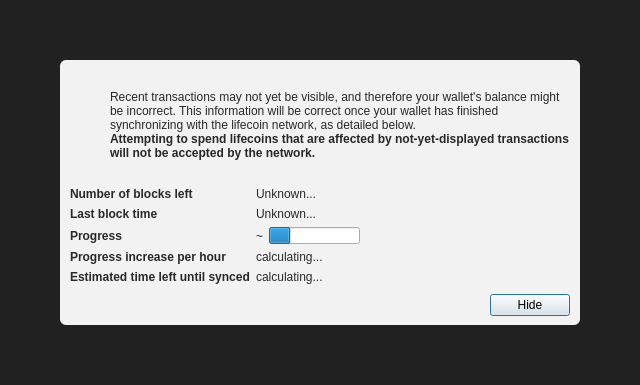
<?xml version="1.0" encoding="UTF-8"?>
<ui version="4.0">
 <class>ModalOverlay</class>
 <widget class="ModalOverlay" name="ModalOverlay">
  <property name="geometry">
   <rect>
    <x>0</x>
    <y>0</y>
    <width>640</width>
    <height>385</height>
   </rect>
  </property>
  <property name="windowTitle">
   <string>Form</string>
  </property>
  <layout class="QVBoxLayout" name="verticalLayout" stretch="0">
   <property name="sizeConstraint">
    <enum>QLayout::SetDefaultConstraint</enum>
   </property>
   <property name="leftMargin">
    <number>0</number>
   </property>
   <property name="topMargin">
    <number>0</number>
   </property>
   <property name="rightMargin">
    <number>0</number>
   </property>
   <property name="bottomMargin">
    <number>0</number>
   </property>
   <item>
    <widget class="QWidget" name="bgWidget" native="true">
     <property name="styleSheet">
      <string notr="true">#bgWidget { background: rgba(0,0,0,220); }</string>
     </property>
     <layout class="QVBoxLayout" name="verticalLayoutMain" stretch="1">
      <property name="leftMargin">
       <number>60</number>
      </property>
      <property name="topMargin">
       <number>60</number>
      </property>
      <property name="rightMargin">
       <number>60</number>
      </property>
      <property name="bottomMargin">
       <number>60</number>
      </property>
      <item>
       <widget class="QWidget" name="contentWidget" native="true">
        <property name="styleSheet">
         <string notr="true">#contentWidget { background: rgba(255,255,255,240); border-radius: 6px; }

QLabel { color: rgb(40,40,40);  }</string>
        </property>
        <layout class="QVBoxLayout" name="verticalLayoutSub" stretch="1,0,0,0">
         <property name="spacing">
          <number>0</number>
         </property>
         <property name="leftMargin">
          <number>10</number>
         </property>
         <property name="topMargin">
          <number>10</number>
         </property>
         <property name="rightMargin">
          <number>10</number>
         </property>
         <property name="bottomMargin">
          <number>10</number>
         </property>
         <item>
          <layout class="QHBoxLayout" name="horizontalLayoutIconText" stretch="0,1">
           <property name="topMargin">
            <number>20</number>
           </property>
           <item>
            <layout class="QVBoxLayout" name="verticalLayoutIcon">
             <property name="leftMargin">
              <number>0</number>
             </property>
             <item>
              <widget class="QPushButton" name="warningIcon">
               <property name="enabled">
                <bool>false</bool>
               </property>
               <property name="text">
                <string/>
               </property>
               <property name="icon">
                <iconset>
                 <normaloff>:/icons/warning</normaloff>
                 <disabledoff>:/icons/warning</disabledoff>:/icons/warning</iconset>
               </property>
               <property name="iconSize">
                <size>
                 <width>48</width>
                 <height>48</height>
                </size>
               </property>
               <property name="flat">
                <bool>true</bool>
               </property>
              </widget>
             </item>
             <item>
              <spacer name="verticalSpacerWarningIcon">
               <property name="orientation">
                <enum>Qt::Vertical</enum>
               </property>
               <property name="sizeHint" stdset="0">
                <size>
                 <width>20</width>
                 <height>40</height>
                </size>
               </property>
              </spacer>
             </item>
            </layout>
           </item>
           <item>
            <layout class="QVBoxLayout" name="verticalLayoutInfoText">
             <property name="leftMargin">
              <number>0</number>
             </property>
             <property name="topMargin">
              <number>0</number>
             </property>
             <item>
              <widget class="QLabel" name="infoText">
               <property name="text">
                <string>Recent transactions may not yet be visible, and therefore your wallet's balance might be incorrect. This information will be correct once your wallet has finished synchronizing with the lifecoin network, as detailed below.</string>
               </property>
               <property name="textFormat">
                <enum>Qt::RichText</enum>
               </property>
               <property name="wordWrap">
                <bool>true</bool>
               </property>
              </widget>
             </item>
             <item>
              <widget class="QLabel" name="infoTextStrong">
               <property name="font">
                <font>
                 <weight>75</weight>
                 <bold>true</bold>
                </font>
               </property>
               <property name="text">
                <string>Attempting to spend lifecoins that are affected by not-yet-displayed transactions will not be accepted by the network.</string>
               </property>
               <property name="textFormat">
                <enum>Qt::RichText</enum>
               </property>
               <property name="wordWrap">
                <bool>true</bool>
               </property>
              </widget>
             </item>
             <item>
              <spacer name="verticalSpacerInTextSpace">
               <property name="orientation">
                <enum>Qt::Vertical</enum>
               </property>
               <property name="sizeHint" stdset="0">
                <size>
                 <width>20</width>
                 <height>40</height>
                </size>
               </property>
              </spacer>
             </item>
            </layout>
           </item>
          </layout>
         </item>
         <item>
          <spacer name="verticalSpacerAfterText">
           <property name="orientation">
            <enum>Qt::Vertical</enum>
           </property>
           <property name="sizeHint" stdset="0">
            <size>
             <width>20</width>
             <height>40</height>
            </size>
           </property>
          </spacer>
         </item>
         <item>
          <layout class="QFormLayout" name="formLayout">
           <property name="fieldGrowthPolicy">
            <enum>QFormLayout::FieldsStayAtSizeHint</enum>
           </property>
           <property name="horizontalSpacing">
            <number>6</number>
           </property>
           <property name="verticalSpacing">
            <number>6</number>
           </property>
           <property name="topMargin">
            <number>10</number>
           </property>
           <item row="0" column="0">
            <widget class="QLabel" name="labelNumberOfBlocksLeft">
             <property name="font">
              <font>
               <weight>75</weight>
               <bold>true</bold>
              </font>
             </property>
             <property name="text">
              <string>Number of blocks left</string>
             </property>
            </widget>
           </item>
           <item row="0" column="1">
            <widget class="QLabel" name="numberOfBlocksLeft">
             <property name="text">
              <string>Unknown...</string>
             </property>
            </widget>
           </item>
           <item row="1" column="0">
            <widget class="QLabel" name="labelLastBlockTime">
             <property name="font">
              <font>
               <weight>75</weight>
               <bold>true</bold>
              </font>
             </property>
             <property name="text">
              <string>Last block time</string>
             </property>
            </widget>
           </item>
           <item row="1" column="1">
            <widget class="QLabel" name="newestBlockDate">
             <property name="sizePolicy">
              <sizepolicy hsizetype="Maximum" vsizetype="Preferred">
               <horstretch>0</horstretch>
               <verstretch>0</verstretch>
              </sizepolicy>
             </property>
             <property name="text">
              <string>Unknown...</string>
             </property>
            </widget>
           </item>
           <item row="2" column="0">
            <widget class="QLabel" name="labelSyncDone">
             <property name="font">
              <font>
               <weight>75</weight>
               <bold>true</bold>
              </font>
             </property>
             <property name="text">
              <string>Progress</string>
             </property>
            </widget>
           </item>
           <item row="2" column="1">
            <layout class="QHBoxLayout" name="horizontalLayoutSync" stretch="0,1">
             <item>
              <widget class="QLabel" name="percentageProgress">
               <property name="text">
                <string notr="true">~</string>
               </property>
              </widget>
             </item>
             <item>
              <widget class="QProgressBar" name="progressBar">
               <property name="value">
                <number>24</number>
               </property>
               <property name="format">
                <string/>
               </property>
              </widget>
             </item>
            </layout>
           </item>
           <item row="4" column="0">
            <widget class="QLabel" name="labelProgressIncrease">
             <property name="font">
              <font>
               <weight>75</weight>
               <bold>true</bold>
              </font>
             </property>
             <property name="text">
              <string>Progress increase per hour</string>
             </property>
            </widget>
           </item>
           <item row="4" column="1">
            <widget class="QLabel" name="progressIncreasePerH">
             <property name="text">
              <string>calculating...</string>
             </property>
            </widget>
           </item>
           <item row="5" column="0">
            <widget class="QLabel" name="labelEstimatedTimeLeft">
             <property name="font">
              <font>
               <weight>75</weight>
               <bold>true</bold>
              </font>
             </property>
             <property name="text">
              <string>Estimated time left until synced</string>
             </property>
            </widget>
           </item>
           <item row="5" column="1">
            <widget class="QLabel" name="expectedTimeLeft">
             <property name="text">
              <string>calculating...</string>
             </property>
            </widget>
           </item>
          </layout>
         </item>
         <item>
          <layout class="QHBoxLayout" name="horizontalLayoutButtons">
           <property name="leftMargin">
            <number>10</number>
           </property>
           <property name="topMargin">
            <number>10</number>
           </property>
           <item>
            <spacer name="horizontalSpacer">
             <property name="orientation">
              <enum>Qt::Horizontal</enum>
             </property>
             <property name="sizeHint" stdset="0">
              <size>
               <width>40</width>
               <height>20</height>
              </size>
             </property>
            </spacer>
           </item>
           <item>
            <widget class="QPushButton" name="closeButton">
             <property name="text">
              <string>Hide</string>
             </property>
             <property name="focusPolicy">
              <enum>Qt::StrongFocus</enum>
             </property>
             <property name="default">
              <bool>true</bool>
             </property>
            </widget>
           </item>
          </layout>
         </item>
        </layout>
       </widget>
      </item>
     </layout>
    </widget>
   </item>
  </layout>
 </widget>
 <customwidgets>
  <customwidget>
   <class>ModalOverlay</class>
   <extends>QWidget</extends>
   <header>qt/modaloverlay.h</header>
   <container>1</container>
  </customwidget>
 </customwidgets>
 <resources/>
 <connections/>
</ui>
